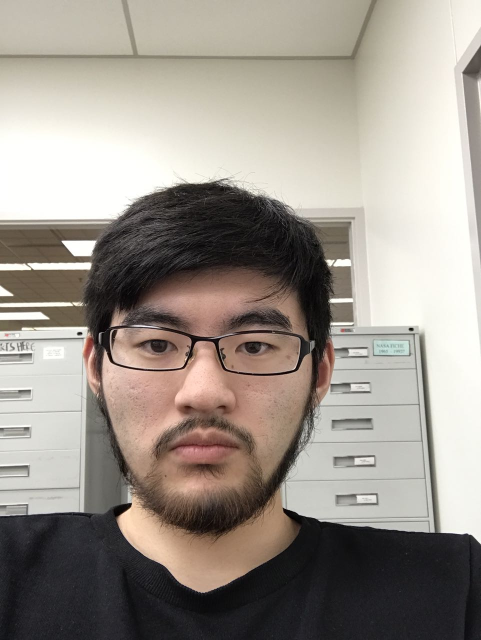
#> input picture data/selfie.jpeg, 962 x 1280 px (shown at 1/2 size)
$ python BackgroundBlur.py   (older library calls are emulated)
#> lines starting #> are read from the running program, lines starting #| are printed output that depends on the picture
### foreground_separation/ImgProcessingHelper.py
import cv2
import numpy as np
import matplotlib.pyplot as plt
import matplotlib.image as mpimg


def load_img(file, size, flag=cv2.IMREAD_COLOR):
#> called with file = '../data/selfie.jpeg', flag = 1
    img = cv2.imread(file, flag)
#> img is the input picture: shape (1280, 962, 3); mean B, G, R 139.3, 147.8, 155.5
    # return cv2.resize(img, (0, 0), fx=0.25, fy=0.25)
    return cv2.resize(img, (size[0], size[1]))
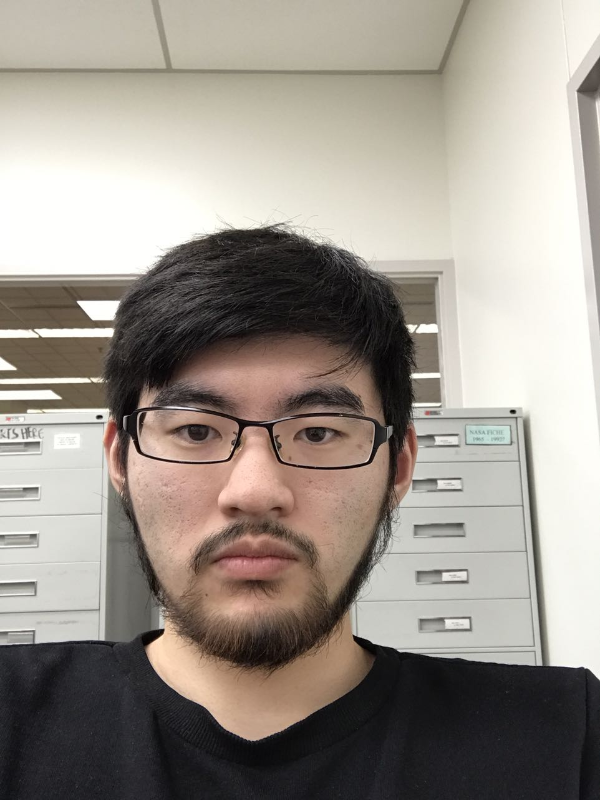
#> returned value: shape (800, 600, 3); mean of channels 0, 1, 2 139.3, 147.7, 155.4; drawn as B, G, R


def save_img(img, name):
    cv2.imwrite(name, img)


def cvt_gbr_2_hsv(color):
    return cv2.cvtColor(color, cv2.COLOR_BGR2HSV)


def cvt_hsv_2_gbr(color):
    return cv2.cvtColor(color, cv2.COLOR_HSV2BGR)


def cvt_gbr_2_grayscale(color):
    return cv2.cvtColor(color, cv2.COLOR_BGR2GRAY)


def cvt_grayscale_2_gbr(color):
    return cv2.cvtColor(color, cv2.COLOR_GRAY2BGR)


def features_append_coord(img, scale):
    s = img.shape
    coord_array = np.empty([s[0], s[1], 2], dtype=np.uint8)
    for i in range(s[0]):
        for j in range(s[1]):
            coord_array[i, j] = [i, j]
    return np.append(img, coord_array * scale, 2)


def reduce_noise(img, h=10):
    return cv2.fastNlMeansDenoising(img, None, h, templateWindowSize=7, searchWindowSize=21)


# [5 lines left out: function display_img_file, not called in this run]

### foreground_separation/ForegroundSeparator.py
import numpy as np
from numpy import *
import cv2
import foreground_separation.ImgProcessingHelper as img_helper
import foreground_separation.ClusteringHelper as clustering_helper


# [15 lines left out: function cluster_color_dict, not called in this run]


def scale_range(input, in_min, in_max, out_min, out_max):
    return ((input - in_min) / (in_max - in_min)) * (out_max - out_min) + out_min;


# [33 lines left out: functions generate_labelled_img, foreground_selection, is_point_in_foreground, not called in this run]


def is_foreground(row, col, foreground_clusters, labels, img_size):
    return labels[row * img_size[1] + col] in foreground_clusters


# [48 lines left out: functions generate_masked_img, get_block, smoothing_masked_img, generate_img_contoured_foreground, not called in this run]


def separate_foreground(img, k=8, coord_features_scale=0.25, clustering_max_iter=1000, clustering_n_init=10, denoise_level=50):
    img_hsv = img_helper.cvt_gbr_2_hsv(img)
    s = img_hsv.shape

    img_hsv = img_helper.features_append_coord(img_hsv, coord_features_scale)

    labels = clustering_helper.k_means_clustering(
        img_hsv,
        shape=[s[0], s[1], s[2] + 2],
        n_clusters=k,
        max_iter=clustering_max_iter,
        n_init=clustering_n_init)

    labelled_img = generate_labelled_img(labels, s)
    labelled_img = img_helper.cvt_hsv_2_gbr(labelled_img)

    img_helper.save_img(labelled_img, 'result.png')
    img_helper.display_img_file('result.png')

    foreground_clusters = foreground_selection(k)
    masked_img = generate_masked_img(foreground_clusters, labels, s)
    masked_img_gray = generate_img_contoured_foreground(masked_img, denoise_level)
    masked_img_gray = smoothing_masked_img(masked_img_gray, [s[0], s[1]])

    img_helper.save_img(masked_img_gray, 'masked_result.png')
    img_helper.display_img_file('masked_result.png')

    return masked_img_gray


# [4 lines that do not run on import are left out]

### background_blur/BackgroundBlur.py
import cv2
import foreground_separation.ForegroundSeparator as fg_separator
import foreground_separation.ImgProcessingHelper as img_helper


# Image blur using GaussianBlur
def blur(img, intensity):
    return cv2.GaussianBlur(img, (intensity, intensity), 0)


def merge(blurred_img, origin_img, mask, img_size):
    out = blurred_img.copy()
    for i in range(img_size[0]):
        for j in range(img_size[1]):
            p = mask[i, j] / 255.0
            out[i, j] = origin_img[i, j] * p + blurred_img[i, j] * (1 - p)
    return out


def background_blur(img, intensity=5):
    mask = fg_separator.separate_foreground(img, clustering_n_init=5)
#> in cvt_gbr_2_hsv, `return cv2.cvtColor(color, cv2.COLOR_BGR2HSV)`: returned value: shape (800, 600, 3); mean H, S, V 40, 33.5, 156.1
    blurred_img = blur(img, intensity)
    s = img.shape
    bg_blurred_img = merge(blurred_img, img, mask, [s[0], s[1]])

    img_helper.save_img(bg_blurred_img, 'blurred_result.png')
    img_helper.display_img_file('blurred_result.png')

    return bg_blurred_img


if __name__ == '__main__':
    img = img_helper.load_img('../data/selfie.jpeg', [600, 800])
    # img = img_helper.load_img('../data/bottle.png', [600, 800])
    background_blur(img, intensity=25)
#> (the call stopped at in separate_foreground, `labels = clustering_helper.k_means_clustering( img_hsv, shape=[s[0], s..`: foreground_separation is not available in this run)
